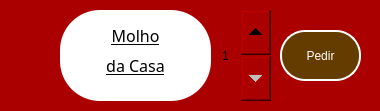
        <widget class="QFrame" name="item8">
         <property name="geometry">
          <rect>
           <x>100</x>
           <y>1350</y>
           <width>380</width>
           <height>111</height>
          </rect>
         </property>
         <property name="styleSheet">
          <string notr="true">border-radius: 55px;
background-color: rgb(170, 0, 0);</string>
         </property>
         <property name="frameShape">
          <enum>QFrame::StyledPanel</enum>
         </property>
         <property name="frameShadow">
          <enum>QFrame::Raised</enum>
         </property>
         <widget class="QFrame" name="caixa_disc_19">
          <property name="geometry">
           <rect>
            <x>60</x>
            <y>10</y>
            <width>151</width>
            <height>91</height>
           </rect>
          </property>
          <property name="styleSheet">
           <string notr="true">background-color: rgb(255, 255, 255);
border-radius: 40px</string>
          </property>
          <property name="frameShape">
           <enum>QFrame::StyledPanel</enum>
          </property>
          <property name="frameShadow">
           <enum>QFrame::Raised</enum>
          </property>
          <widget class="QLabel" name="disc_item1_35">
           <property name="geometry">
            <rect>
             <x>20</x>
             <y>10</y>
             <width>111</width>
             <height>31</height>
            </rect>
           </property>
           <property name="font">
            <font>
             <family>GothicE</family>
             <pointsize>12</pointsize>
             <italic>false</italic>
             <bold>false</bold>
             <underline>true</underline>
            </font>
           </property>
           <property name="styleSheet">
            <string notr="true">font: 12pt &quot;GothicE&quot;;
text-decoration: underline;
color: rgb(0, 0, 0);</string>
           </property>
           <property name="text">
            <string>Molho</string>
           </property>
           <property name="textFormat">
            <enum>Qt::AutoText</enum>
           </property>
           <property name="alignment">
            <set>Qt::AlignCenter</set>
           </property>
          </widget>
          <widget class="QLabel" name="disc_item1_36">
           <property name="geometry">
            <rect>
             <x>10</x>
             <y>40</y>
             <width>131</width>
             <height>31</height>
            </rect>
           </property>
           <property name="font">
            <font>
             <family>GothicE</family>
             <pointsize>12</pointsize>
             <italic>false</italic>
             <bold>false</bold>
             <underline>true</underline>
            </font>
           </property>
           <property name="styleSheet">
            <string notr="true">font: 12pt &quot;GothicE&quot;;
text-decoration: underline;
color: rgb(0, 0, 0);</string>
           </property>
           <property name="text">
            <string>da Casa</string>
           </property>
           <property name="textFormat">
            <enum>Qt::AutoText</enum>
           </property>
           <property name="alignment">
            <set>Qt::AlignCenter</set>
           </property>
          </widget>
         </widget>
         <widget class="QPushButton" name="pedir_item8">
          <property name="geometry">
           <rect>
            <x>280</x>
            <y>30</y>
            <width>81</width>
            <height>51</height>
           </rect>
          </property>
          <property name="styleSheet">
           <string notr="true">QPushButton {
background-color: rgb(100, 60, 0);
font: 10pt &quot;GothicG&quot;;
border-radius: 25px;
color: rgb(255, 255, 255);
border: 2px solid #ffffff;
}

QPushButton::hover{
	background-color: rgb(80, 60, 0)
}

QPushButton::pressed {
	background-color: rgb(90, 10, 0)
}</string>
          </property>
          <property name="text">
           <string>Pedir</string>
          </property>
         </widget>
         <widget class="QSpinBox" name="spinBox_8">
          <property name="geometry">
           <rect>
            <x>220</x>
            <y>10</y>
            <width>51</width>
            <height>91</height>
           </rect>
          </property>
          <property name="styleSheet">
           <string notr="true">QSpinBox
{
    border: none;

    padding-top: 30px;
    padding-bottom: 30px;

    background-repeat: no-repeat;
    background-position: center;
    background-clip: content;
	font: 12pt &quot;Georgia&quot;;
}

QSpinBox::up-button
{
    min-width: 30px;
    min-height: 30px;
    background-position: top right;

    subcontrol-position: top right; /* position at the top right corner */
    subcontrol-origin: padding;
}

QSpinBox::down-button
{
    min-width: 30px;
    min-height: 30px;

    background-position: bottom right;

    subcontrol-position: bottom  right; /* position at the top right corner */

}

</string>
          </property>
          <property name="minimum">
           <number>1</number>
          </property>
         </widget>
        </widget>
